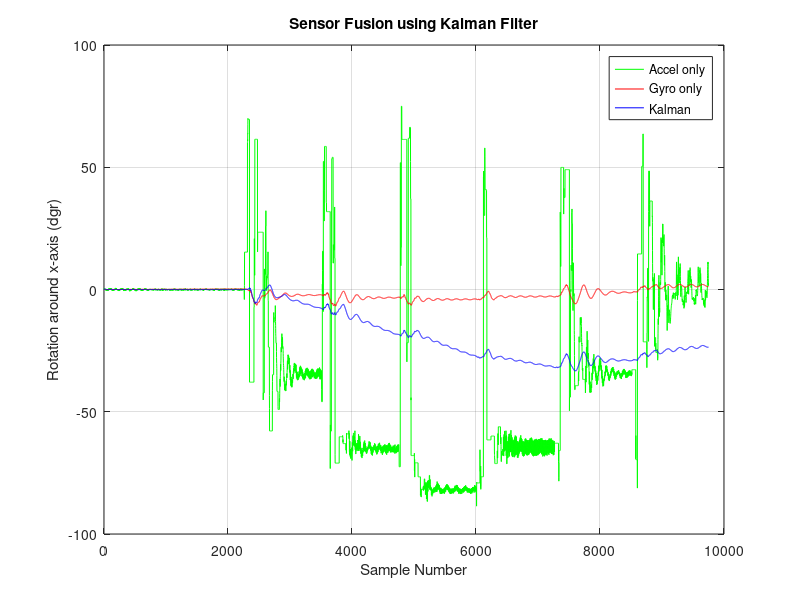
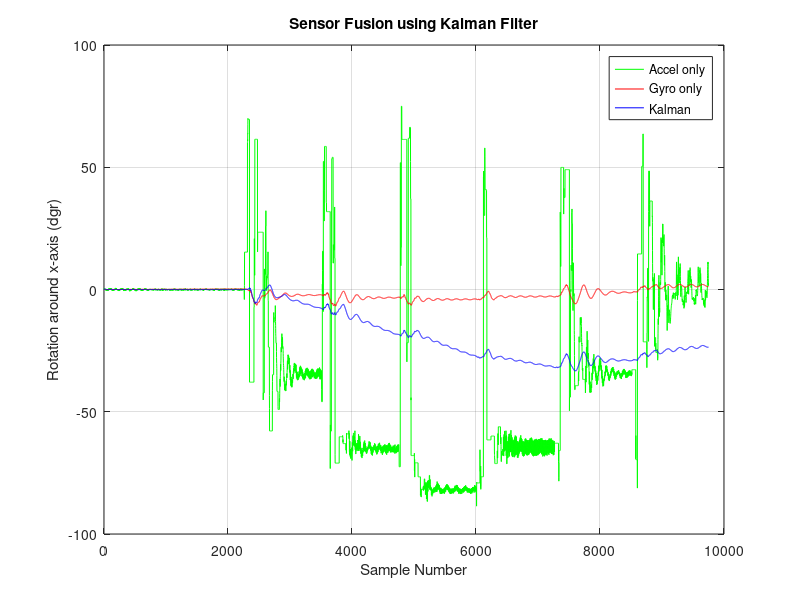
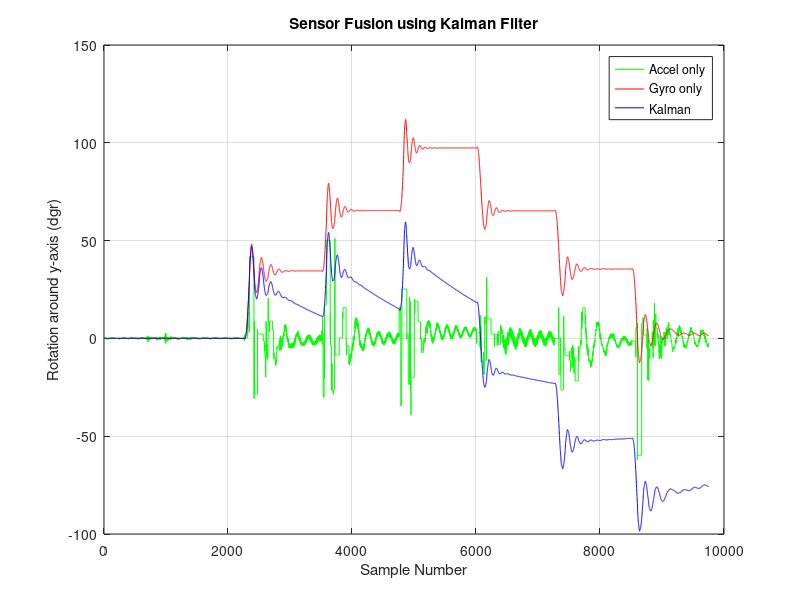
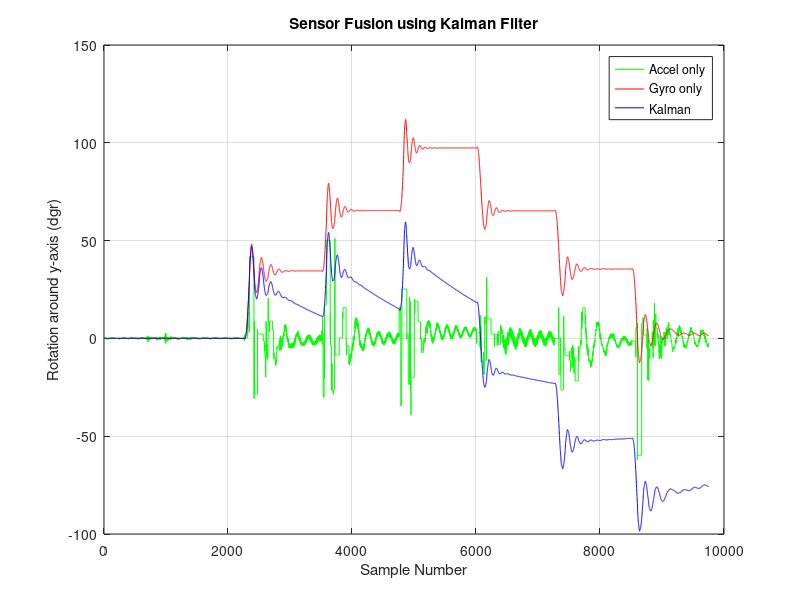

Source code (MATLAB) for these figures, in order: (Note: a time limit stopped this script after it produced the figures.)
% Load Quaternion pkg
pkg load quaternion;

% Parameters
filter = 5; % 0 = "raw", 1 = "static cal", 2 = "static cal + mvavg", 3 = "static cal + fir", 4 = "static cal + kalman", 5 = "simple cal + no filter", 6 = "simple cal + FIR (LH)"
ign_samples = 0; % samples to ignore until Filter has converged
gyro_weight = 0.98;
acc_range = 0.1;
gyr_sens = 32.8;
acc_sens = 8192;
delta_t = 1/500;
grav_raw = acc_sens;
gravity = 9.80665;
f_norm = [0; 0; acc_sens];
acc_rec = [0; 0; 1];
v = [0; 0; 0];
s = [0; 0; 0];

%Kalman Function
function angle_out = kalman_angle(angle_in, rate, stddev_angle, stddev_rate, delta_t)
  
  % Compute Variances
  var_angle = stddev_angle^2;
  var_rate = stddev_rate^2;

  % Initialize
  y_hat = [0; 0];
  A = [1 (-delta_t); 0 1];
  B = [delta_t; 0];
  H = eye(2,2);
  P = [1000 0; 0 1000];
  Q = [var_angle 0; 0 var_rate];
  R = [stddev_angle 0; 0 stddev_rate];

  % Go through samples
  for i=1:length(angle_in)
  
    % Rememver previous error covariance
    P_prev = P;

    % Prediction Update
    y_hat_neg = A*y_hat + B*rate(i);
    P = A*P_prev*transpose(A) + Q;

    % Measurement Update
    K = (P_prev*transpose(H))*inverse(H*P_prev*transpose(H) + R);
    y_hat = y_hat_neg + K*([angle_in(i); rate(i)] - H*y_hat_neg);
    P = (eye(2,2) - K*H)*P_prev;
    
    % Store values
    angle_out(i) = y_hat(1,1);
  end
  
  printf("P:");
  disp(P);
  printf("\r\nQ:");
  disp(K);
  printf("\r\nK:");
  disp(Q);
  printf("\r\n\r\n");

endfunction

% Load Data
if (filter == 1)
	load ('calibrated.mat', 'cal');
	data = cal;
	filter_str = "cal";
	f_norm = [331; -263; 8082];
	grav_raw = 8082;
elseif (filter == 2)
	load('mvavg.mat', 'mvavg');
	data = mvavg;
	filter_str = "mvavg";
	f_norm = [331; -263; 8082];
	grav_raw = 8082;
elseif (filter == "fir")
	load('fir.mat', 3);
	data = firfil;
	filter_str = "fir";
	f_norm = [331; -263; 8082];
	grav_raw = 8082;
elseif (filter == 4)
	load('kalman.mat', 'kalmanfil');
	data = kalmanfil;
	filter_str = "kalman";
	f_norm = [331; -263; 8082];
	grav_raw = 8082;
elseif (filter == 5)
	load('simple_calibration.mat', 'cal');
	data = cal;
	filter_str = "simple_cal";
	load('fnorm.mat', 'f_norm');
elseif (filter == 6)
	load('fir_hl.mat', 'firfil');
	data = firfil;
	filter_str = "simple_cal_fir_hl";
	load('fnorm.mat', 'f_norm');
else
	data = load('data.txt');
	filter_str = "raw";
endif

% Create Outfile Strings
outfile_raw = strcat("quat_posVel_", filter_str, "_kalman");
outfile = strcat(outfile_raw, ".pdf");
q_mat_outfile = strcat("quatPos_", filter_str, "_kalman.mat");
avs_outfile = strcat("avs_", filter_str, "_kalman.mat");

% Extract Gyro and Accel Data
gx = data(:,1);
gy = data(:,2);
gz = data(:,3);
ax = data(:,4);
ay = data(:,5);
az = data(:,6);

% Convert
gx = gx / gyr_sens;
gy = gy / gyr_sens;
gz = gz / gyr_sens;
ax = ax / acc_sens;
ay = ay / acc_sens;
az = az / acc_sens;
f_norm = f_norm / acc_sens;

% Compute Angle
for i = 1:length(gx)
  
  % Get Magnitude of acceleration
  acc_i = [ax(i); ay(i); az(i)];
  acc_mag = norm(acc_i);
  
  % Use recent Acc if acceleration is way different than gravity
  if (acc_mag < (1-acc_range) || acc_mag > (1+acc_range))
    acc_norm = acc_rec;
  elseif (acc_mag != 0) % normalize
    acc_norm = acc_i / acc_mag;
  else 
    acc_norm = acc_i;
  endif;
  
  % Store Acc for next iteration
  acc_rec = acc_norm;
  
  % Compute Angle from Accelerometer and convert to dgr
  angle_acc_x(i) = asin(acc_norm(1,1)) / pi * 180;
  angle_acc_y(i) = asin(acc_norm(2,1)) / pi * 180;
  angle_acc_z(i) = acos(acc_norm(3,1)) / pi * 180;
  
  % Compute Angle from Gyroscope
  if (i == 1)
    angle_gyr_x(i) = gx(i) * delta_t;
    angle_gyr_y(i) = gy(i) * delta_t;
    angle_gyr_z(i) = gz(i) * delta_t;
  else
    angle_gyr_x(i) = angle_gyr_x(i-1) + gx(i) * delta_t;
    angle_gyr_y(i) = angle_gyr_y(i-1) + gy(i) * delta_t;
    angle_gyr_z(i) = angle_gyr_z(i-1) + gz(i) * delta_t;
  endif;

endfor

% Compute Standard deviations
if (filter == 1 || filter == 2 || filter == 3 || filter == 4)
  stddev_rate_x = 24.500152 / gyr_sens;
  stddev_rate_y = 1.029194 / gyr_sens;
  stddev_rate_z = 3.045021 / gyr_sens;
  stddev_angle_x = 22.443588 / acc_sens;
  stddev_angle_y = 72.858551 / acc_sens;
  stddev_angle_z = 40.575413 / acc_sens;
else
  stddev_rate_x = std(gx(1:100));
  stddev_rate_y = std(gy(1:100));
  stddev_rate_z = std(gz(1:100));
  stddev_angle_x = std(angle_acc_x(1:100));
  stddev_angle_y = std(angle_acc_z(1:100));
  stddev_angle_z = std(angle_acc_y(1:100));
endif;

% Plot Stddev
printf("stddev_rate_x: %d\r\n", stddev_rate_x);
printf("stddev_rate_y: %d\r\n", stddev_rate_y);
printf("stddev_rate_z: %d\r\n", stddev_rate_z);
printf("stddev_angle_x: %d\r\n", stddev_angle_x);
printf("stddev_angle_y: %d\r\n", stddev_angle_y);
printf("stddev_angle_z: %d\r\n", stddev_angle_z);

% Apply Kalman Filter
angle_x = kalman_angle(angle_acc_x, gx, stddev_angle_x, stddev_rate_x, delta_t);
angle_y = kalman_angle(angle_acc_y, gy, stddev_angle_y, stddev_rate_y, delta_t);
angle_z = kalman_angle(angle_acc_z, gz, stddev_angle_z, stddev_rate_z, delta_t);

% Plot x
plot(angle_acc_x(1:9750), "g");
hold on;
plot(angle_gyr_x(1:9750), "r");
hold on;
plot(angle_x(1:9750), "b");
hold on;

% Set up Plot
grid on;
title('Sensor Fusion using Kalman Filter');
xlabel('Sample Number');
ylabel('Rotation around x-axis (dgr)');
legend('Accel only', 'Gyro only', 'Kalman');

% Print
print("-color", strcat(outfile_raw, "_angle_x", ".eps"));
print(outfile);
hold off;

% Plot y
plot(angle_acc_y(1:9750), "g");
hold on;
plot(angle_gyr_y(1:9750), "r");
hold on;
plot(angle_y(1:9750), "b");
hold on;

% Set up Plot
grid on;
title('Sensor Fusion using Kalman Filter');
xlabel('Sample Number');
ylabel('Rotation around y-axis (dgr)');
legend('Accel only', 'Gyro only', 'Kalman');

% Print
print("-color", strcat(outfile_raw, "_angle_y", ".eps"));
print("-append", outfile);
hold off;

% Plot z
plot(angle_acc_z(1:9750), "g");
hold on;
plot(angle_gyr_z(1:9750), "r");
hold on;
plot(angle_z(1:9750), "b");
hold on;

% Set up Plot
grid on;
title('Sensor Fusion using Kalman Filter');
xlabel('Sample Number');
ylabel('Rotation around z-axis (dgr)');
legend('Accel only', 'Gyro only', 'Kalman');

% Print
print("-color", strcat(outfile_raw, "_angle_z", ".eps"));
print("-append", outfile);
hold off;

% Absolute Quaternion
quat_abs = quaternion(1, 0, 0, 0);

% Compute Quaternions
for i = (ign_samples+1):length(gx)
  
  %Get data set (already converted)
  gyr = [gx(i); gy(i); gz(i)];
  acc = [ax(i); ay(i); az(i)];
  
  %%%%%%%%%%%%%% Quaternion Start %%%%%%%%%%%%%%
  
  %Convert angle to radians
  angle_x_rad = angle_x(i) * pi/180;
  angle_y_rad = angle_y(i) * pi/180;
  angle_z_rad = angle_z(i) * pi/180;
  
  % Create Unit Vectors
  ux = [1; 0; 0];
  uy = [0; 1; 0];
  uz = [0; 0; 1];
  
  % Construct Partial Rotations
  q1 = quaternion(cos(angle_x_rad/2), ux(1,1)*sin(angle_x_rad/2), ux(2,1)*sin(angle_x_rad/2), ux(3,1)*sin(angle_x_rad/2));
  q2 = quaternion(cos(angle_y_rad/2), uy(1,1)*sin(angle_y_rad/2), uy(2,1)*sin(angle_y_rad/2), uy(3,1)*sin(angle_y_rad/2));
  q3 = quaternion(cos(angle_z_rad/2), uz(1,1)*sin(angle_z_rad/2), uz(2,1)*sin(angle_z_rad/2), uz(3,1)*sin(angle_z_rad/2));

  
  % Construct absolute rotation quaternion
  quat_abs = q1 * q2 * q3;
  
  % Keep track of quaternions for plot
  qw(i) = quat_abs.w;
  qx(i) = quat_abs.x;
  qy(i) = quat_abs.y;
  qz(i) = quat_abs.z;
  
  %%%%%%%% Velocity / Position Start %%%%%%%%%
  
  
   %Helper Computations
  qw_qw = qw(i) * qw(i);
  qw_qx = qw(i) * qx(i);
  qw_qy = qw(i) * qy(i);
  qw_qz = qw(i) * qz(i);
  qx_qx = qx(i) * qx(i);
  qx_qy = qx(i) * qy(i);
  qx_qz = qx(i) * qz(i);
  qy_qy = qy(i) * qy(i);
  qy_qz = qy(i) * qz(i);
  qz_qz = qz(i) * qz(i);
  
  %Quaternion to Rotation Matrix
  rot = [(qw_qw + qx_qx - qy_qy - qz_qz) 	(2 * qx_qy + 2 * qw_qz) 	(2 * qx_qz - 2 * qw_qy); 
	  (2 * qx_qy - 2 * qw_qz) 		(qw_qw - qx_qx + qy_qy - qz_qz) (2 * qy_qz + 2 * qw_qx)
	  (2 * qx_qz + 2 * qw_qy) 		(2 * qy_qz - 2 * qw_qx) 	(qw_qw - qx_qx - qy_qy + qz_qz)];
  
  %Get Transpose
  rot_t = transpose(rot);
  
  %Compute Intertial Acceleration
  acc_i = rot_t * acc - f_norm;
  
  %Convert to m/s^2
  acc_i_c = acc_i * gravity;
  
  % Get current acceleration
  if ( i <= (ign_samples+1) )
    a_curr = [0; 0; 0];
  else
    a_curr = acc_i_c;
  endif;
  
  %Compute Velocity (first integration)
  v_curr = v + a_curr * delta_t; %v + acc_i_c * delta_t;
  
  %Compute Position (second integration)
  s_curr = s + v_curr * delta_t; %s + v*delta_t + 0.5 * acc_i_c * delta_t^2;
  
  %Replace old velocity and position by new ones
  v = v_curr;
  s = s_curr;
  
  % Keep track of velocity and position for plots
  oax(i) = a_curr(1,1);
  oay(i) = a_curr(2,1);
  oaz(i) = a_curr(3,1);
  vx(i) = v(1,1);
  vy(i) = v(2,1);
  vz(i) = v(3,1);
  sx(i) = s(1,1);
  sy(i) = s(2,1);
  sz(i) = s(3,1);
  
endfor

% clear
hold off;

% Plot Quaternion
plot(qw, "c");
hold on;
plot(qx, "r");
hold on;
plot(qy, "g");
hold on;
plot(qz, "b");
hold on;

% Set up Plot
grid on;
title('Quaternions (after calibration and filtering)');
xlabel('Sample Number');
ylabel('Value');
legend('w', 'x', 'y', 'z');

% Prepare for Data Export
qw = rot90(qw, -1);
qx = rot90(qx, -1);
qy = rot90(qy, -1);
qz = rot90(qz, -1);
oax = rot90(oax, -1);
oay = rot90(oay, -1);
oaz = rot90(oaz, -1);
vx = rot90(vx, -1);
vy = rot90(vy, -1);
vz = rot90(vz, -1);
sx = rot90(sx, -1);
sy = rot90(sy, -1);
sz = rot90(sz, -1);

% Data Export for IMU Viewer
out = [qw qx qy qz sx sy sz];
save(q_mat_outfile, 'out');

% Data Export for Fusion with UWB
avs = [oax oay oaz vx vy vz sx sy sz];
save(avs_outfile, 'avs');

% Print
print("-append", outfile);
hold off;

% Plot Velocity
plot(vx, "r");
hold on;
plot(vy, "g");
hold on;
plot(vz, "b");
hold on;

% Set up Plot
grid on;
title('Velocity');
xlabel('Sample Number');
ylabel('Velocity (m/s)');
legend('x', 'y', 'z');
hold off;

% Print Velocity
print("-append", outfile);

% Plot Position
plot(sx, "r");
hold on;
plot(sy, "g");
hold on;
plot(sz, "b");
hold on;

% Set up Plot
grid on;
title('Position');
xlabel('Sample Number');
ylabel('Position (m)');
legend('x', 'y', 'z');
hold off;

% Print Position
print("-append", outfile);
